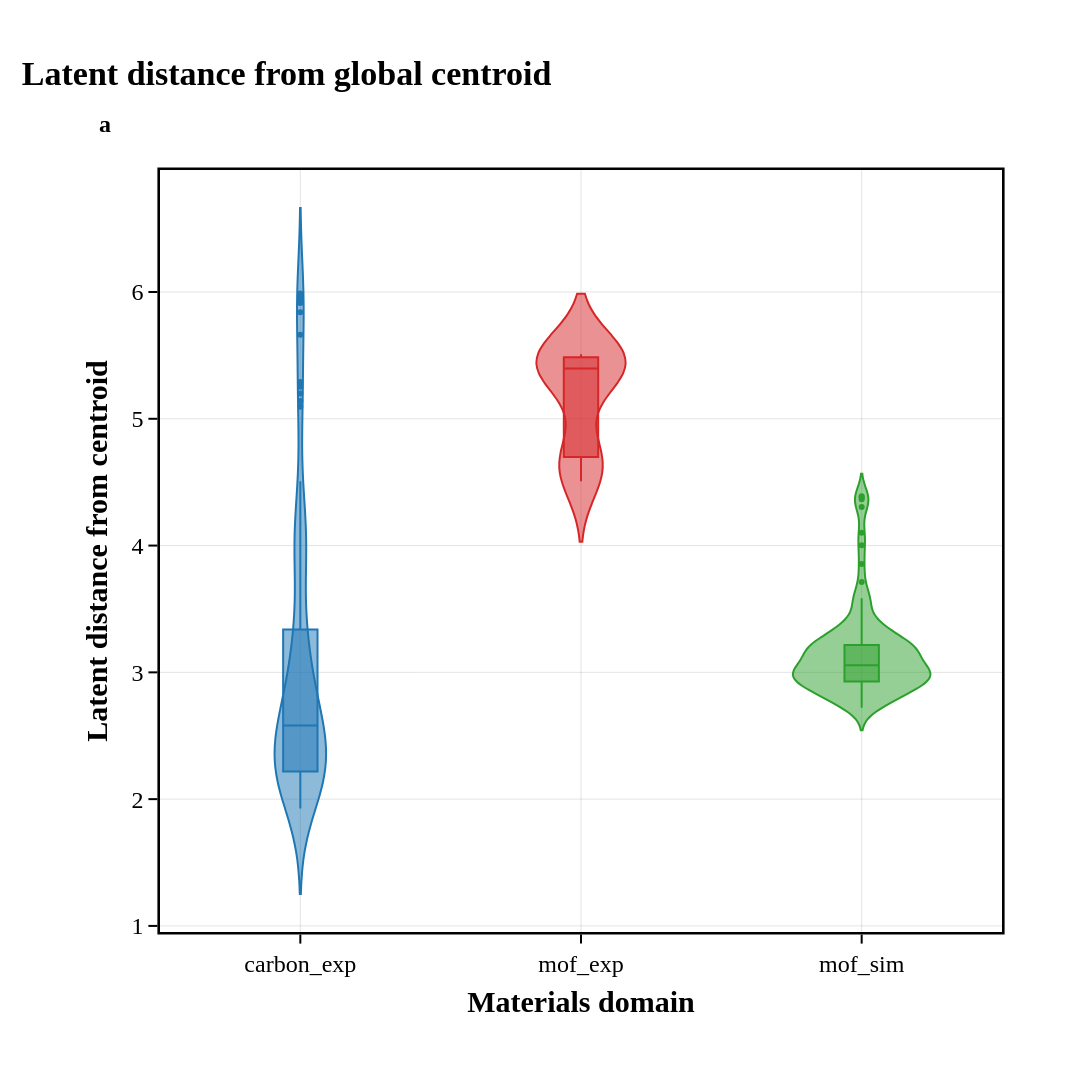
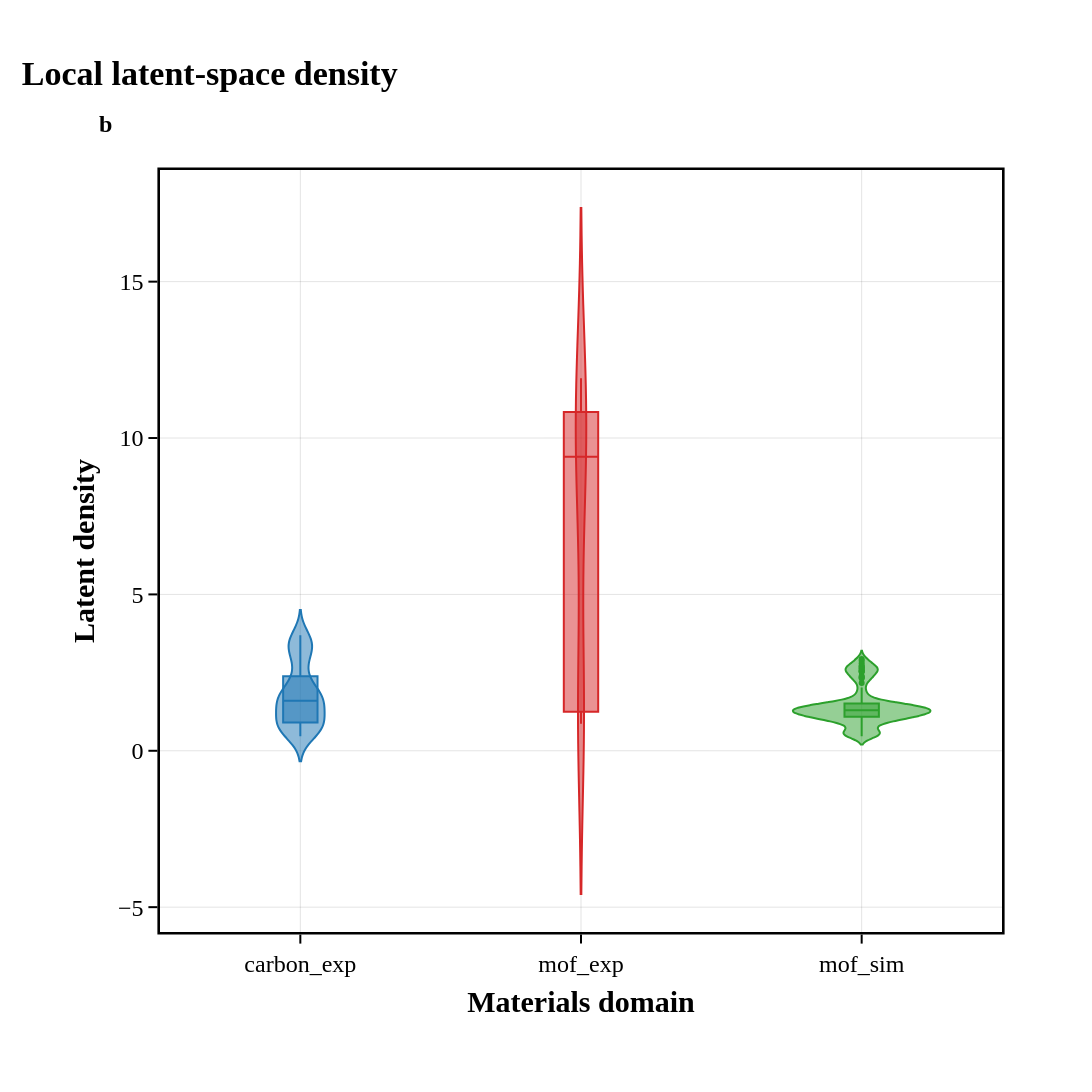
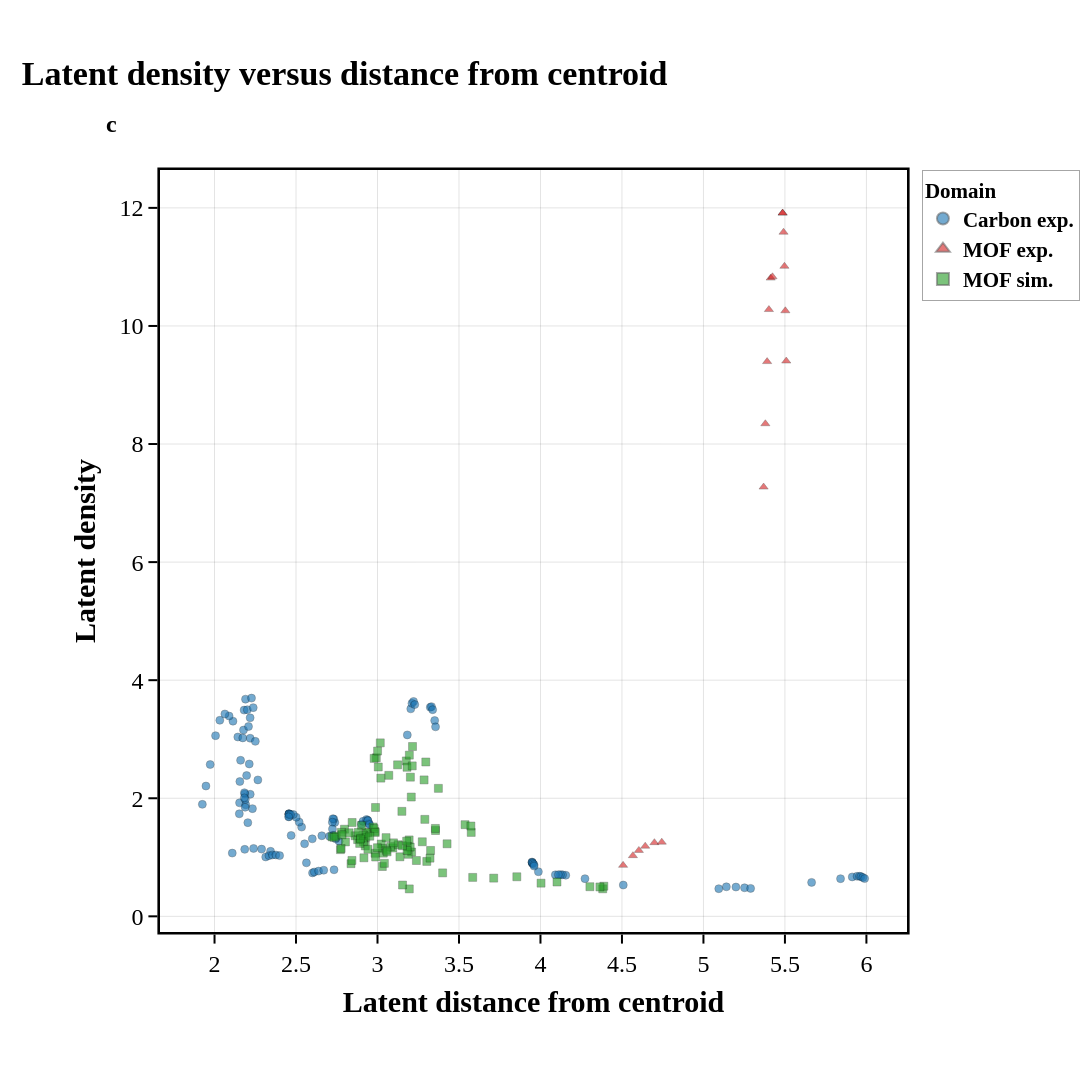
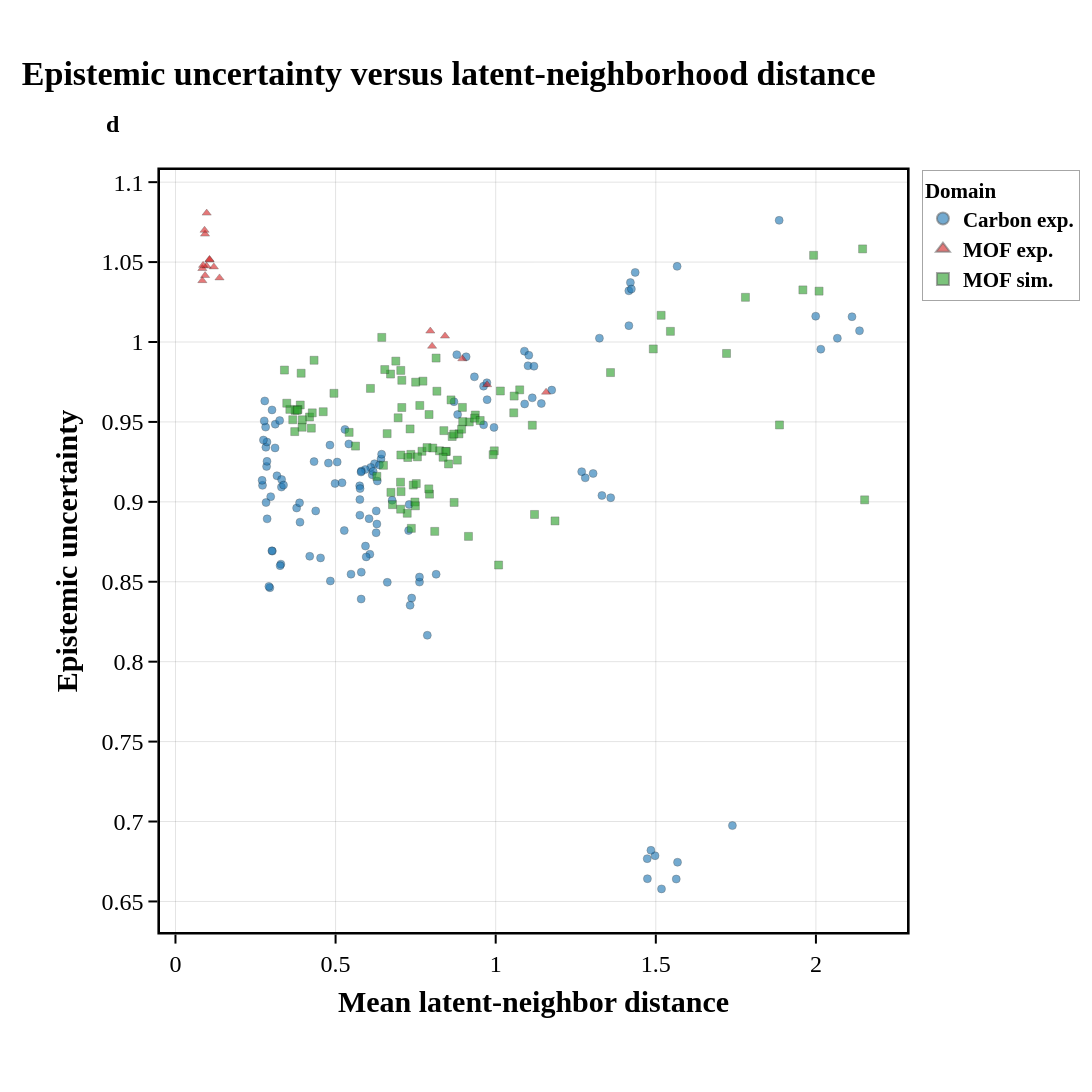

Notebook code for these charts, in order:
### Markdown cell above
## 10. Main execution

### Code cell
# =============================================================================
# 10. Main execution
# =============================================================================
def main():
    set_reproducibility(CFG.seed)
    X_train, domains_train, Y, targets, has_targets = load_required_data()
    print("📦 Internal reference samples:", len(X_train))
    print("📦 Domain counts:", dict(zip(*np.unique(domains_train, return_counts=True))))
    print("🧪 Targets:", targets if has_targets else "not available")

    encoder, encoder_name = load_latent_encoder()
    print("🧠 Using latent encoder:", encoder_name)
    Z_train = encode_all_eval(encoder, X_train)
    U_epi = load_or_compute_uncertainty(encoder, X_train)
    core_df, idx_all, dist_all, dist_thresh, unc_thresh = compute_core_metrics(Z_train, domains_train, U_epi)

    make_core_figures(core_df, dist_thresh, unc_thresh)
    df_edges = build_knn_edges(Z_train, domains_train)
    write_dataset_and_method_tables(core_df, Y, targets, has_targets)

    if has_targets:
        df_transfer = compute_target_discrepancy(df_edges, Y, targets)
        df_unc = make_local_uncertainty_proxy(Z_train, domains_train, Y, targets, core_df)
        make_target_discrepancy_figures(df_transfer, core_df, df_unc=df_unc)
        write_reliability_indicator_audit(df_transfer, core_df)
        make_relaxed_sensitivity_analysis(Z_train, domains_train, Y, targets)
        table2 = build_table2_cases(core_df, df_transfer)
        make_table2_case_maps(core_df, table2, dist_thresh, unc_thresh)
        print("📄 Table 2 cases:")
        print(table2)
        build_internal_validation(core_df, df_edges, Y, targets, df_transfer)
    else:
        print("ℹ️ Target-dependent analyses skipped.")

    extra_df = run_extra_inference(encoder, Z_train, dist_thresh, unc_thresh)
    make_deployment_map(core_df, extra_df, dist_thresh, unc_thresh)
    write_si_summary_tables(core_df)
    write_revision_ready_texts()

    print("\n✅ FINAL PUBLISHABLE LATENT-RELIABILITY PIPELINE COMPLETE")
    print("📁 Outputs:", os.path.abspath(SAVE_DIR))
    print("📁 Reviewer/editor outputs:", os.path.abspath(REVISION_DIR))
    print("📁 Validation outputs:", os.path.abspath(VALIDATION_DIR))

if __name__ == "__main__":
    main()
